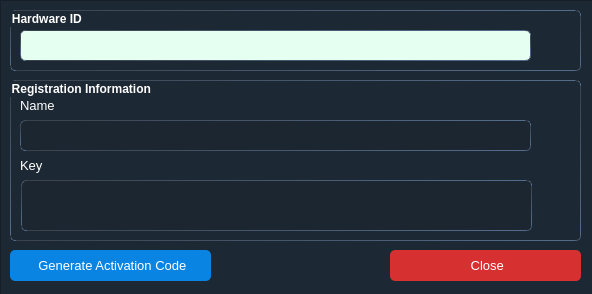
<?xml version="1.0" encoding="UTF-8"?>
<ui version="4.0">
 <class>MainWindow</class>
 <widget class="QMainWindow" name="MainWindow">
  <property name="geometry">
   <rect>
    <x>0</x>
    <y>0</y>
    <width>592</width>
    <height>294</height>
   </rect>
  </property>
  <property name="windowTitle">
   <string>Serial Key Generator | https://laroussigsm.net/</string>
  </property>
  <property name="windowIcon">
   <iconset resource="ico.qrc">
    <normaloff>:/newPrefix/Icons/password.png</normaloff>:/newPrefix/Icons/password.png</iconset>
  </property>
  <property name="styleSheet">
   <string notr="true"/>
  </property>
  <widget class="QWidget" name="centralwidget">
   <widget class="QFrame" name="Container">
    <property name="geometry">
     <rect>
      <x>0</x>
      <y>0</y>
      <width>671</width>
      <height>331</height>
     </rect>
    </property>
    <property name="styleSheet">
     <string notr="true">QFrame#Container{
background-color: rgb(28, 40, 51);
}

QLineEdit {
border:1px solid qlineargradient(spread:pad, x1:0, y1:0, x2:1, y2:1, stop:0 rgba(45, 45, 45, 255), stop:1 rgba(97, 130, 171, 255));
border-radius:5px;	
color: rgb(247, 247, 247);
padding-right:5px;
padding-left:5px;
background-color: rgb(27, 38, 49);
}

QGroupBox{
color: rgb(255, 255, 255);
border:1px solid qlineargradient(spread:pad, x1:0, y1:0, x2:1, y2:1, stop:0 rgba(45, 45, 45, 255), stop:1 rgba(97, 130, 171, 255));
border-radius:5px;
}

QTextEdit {

border:1px solid qlineargradient(spread:pad, x1:0, y1:0, x2:1, y2:1, stop:0 rgba(45, 45, 45, 255), stop:1 rgba(97, 130, 171, 255));
border-radius:5px;	
color: rgb(247, 247, 247);
padding-right:5px;
padding-left:5px;
background-color: rgb(27, 38, 49);
}

QLabel{
color: rgb(255, 255, 255);
}</string>
    </property>
    <property name="frameShape">
     <enum>QFrame::StyledPanel</enum>
    </property>
    <property name="frameShadow">
     <enum>QFrame::Raised</enum>
    </property>
    <widget class="QGroupBox" name="groupBox">
     <property name="geometry">
      <rect>
       <x>10</x>
       <y>10</y>
       <width>571</width>
       <height>61</height>
      </rect>
     </property>
     <property name="font">
      <font>
       <pointsize>9</pointsize>
       <bold>true</bold>
      </font>
     </property>
     <property name="styleSheet">
      <string notr="true">color: rgb(255, 255, 255);</string>
     </property>
     <property name="title">
      <string>Hardware ID </string>
     </property>
     <property name="flat">
      <bool>false</bool>
     </property>
     <property name="checkable">
      <bool>false</bool>
     </property>
     <widget class="QLineEdit" name="HID_lineEdit">
      <property name="geometry">
       <rect>
        <x>10</x>
        <y>20</y>
        <width>511</width>
        <height>31</height>
       </rect>
      </property>
      <property name="styleSheet">
       <string notr="true">background-color: rgb(229, 255, 241);
color: rgb(12, 12, 12);</string>
      </property>
      <property name="readOnly">
       <bool>true</bool>
      </property>
     </widget>
     <widget class="QPushButton" name="Copy_id_Btn">
      <property name="geometry">
       <rect>
        <x>530</x>
        <y>20</y>
        <width>31</width>
        <height>31</height>
       </rect>
      </property>
      <property name="styleSheet">
       <string notr="true">QPushButton{
  background-color: rgb(28, 40, 51);
  color: rgb(255, 255, 255);
  border-radius: 3px;
}
QPushButton::pressed{
	padding-left:2px;
	padding-top: 1px;
}</string>
      </property>
      <property name="text">
       <string/>
      </property>
      <property name="icon">
       <iconset resource="ico.qrc">
        <normaloff>:/newPrefix/Icons/files.png</normaloff>:/newPrefix/Icons/files.png</iconset>
      </property>
      <property name="iconSize">
       <size>
        <width>28</width>
        <height>28</height>
       </size>
      </property>
      <property name="flat">
       <bool>false</bool>
      </property>
     </widget>
    </widget>
    <widget class="QGroupBox" name="groupBox_2">
     <property name="geometry">
      <rect>
       <x>10</x>
       <y>80</y>
       <width>571</width>
       <height>161</height>
      </rect>
     </property>
     <property name="font">
      <font>
       <pointsize>9</pointsize>
       <bold>true</bold>
      </font>
     </property>
     <property name="styleSheet">
      <string notr="true"/>
     </property>
     <property name="title">
      <string>Registration Information </string>
     </property>
     <widget class="QLineEdit" name="Name_lineEdit">
      <property name="geometry">
       <rect>
        <x>10</x>
        <y>40</y>
        <width>511</width>
        <height>31</height>
       </rect>
      </property>
     </widget>
     <widget class="QLabel" name="label_3">
      <property name="geometry">
       <rect>
        <x>10</x>
        <y>15</y>
        <width>41</width>
        <height>21</height>
       </rect>
      </property>
      <property name="font">
       <font>
        <pointsize>10</pointsize>
        <bold>false</bold>
       </font>
      </property>
      <property name="styleSheet">
       <string notr="true"/>
      </property>
      <property name="text">
       <string>Name</string>
      </property>
     </widget>
     <widget class="QLabel" name="label_4">
      <property name="geometry">
       <rect>
        <x>10</x>
        <y>70</y>
        <width>31</width>
        <height>31</height>
       </rect>
      </property>
      <property name="font">
       <font>
        <pointsize>10</pointsize>
        <bold>false</bold>
       </font>
      </property>
      <property name="text">
       <string>Key</string>
      </property>
     </widget>
     <widget class="QTextEdit" name="Key_textEdit">
      <property name="geometry">
       <rect>
        <x>11</x>
        <y>100</y>
        <width>511</width>
        <height>51</height>
       </rect>
      </property>
     </widget>
     <widget class="QPushButton" name="Name_Paste_Btn">
      <property name="geometry">
       <rect>
        <x>530</x>
        <y>40</y>
        <width>31</width>
        <height>31</height>
       </rect>
      </property>
      <property name="styleSheet">
       <string notr="true">QPushButton{
  background-color: rgb(28, 40, 51);
  color: rgb(255, 255, 255);
  border-radius: 3px;
}
QPushButton::pressed{
	padding-left:2px;
	padding-top: 1px;
}</string>
      </property>
      <property name="text">
       <string/>
      </property>
      <property name="icon">
       <iconset resource="ico.qrc">
        <normaloff>:/newPrefix/Icons/paste.png</normaloff>:/newPrefix/Icons/paste.png</iconset>
      </property>
      <property name="iconSize">
       <size>
        <width>28</width>
        <height>28</height>
       </size>
      </property>
      <property name="flat">
       <bool>false</bool>
      </property>
     </widget>
     <widget class="QPushButton" name="Copy_Key_Btn">
      <property name="geometry">
       <rect>
        <x>530</x>
        <y>100</y>
        <width>31</width>
        <height>31</height>
       </rect>
      </property>
      <property name="styleSheet">
       <string notr="true">QPushButton{
  background-color: rgb(28, 40, 51);
  color: rgb(255, 255, 255);
  border-radius: 3px;
}
QPushButton::pressed{
	padding-left:2px;
	padding-top: 1px;
}</string>
      </property>
      <property name="text">
       <string/>
      </property>
      <property name="icon">
       <iconset resource="ico.qrc">
        <normaloff>:/newPrefix/Icons/files.png</normaloff>:/newPrefix/Icons/files.png</iconset>
      </property>
      <property name="iconSize">
       <size>
        <width>28</width>
        <height>28</height>
       </size>
      </property>
      <property name="flat">
       <bool>false</bool>
      </property>
     </widget>
    </widget>
    <widget class="QPushButton" name="Generate_Btn">
     <property name="geometry">
      <rect>
       <x>10</x>
       <y>250</y>
       <width>201</width>
       <height>31</height>
      </rect>
     </property>
     <property name="font">
      <font>
       <pointsize>10</pointsize>
       <bold>false</bold>
      </font>
     </property>
     <property name="styleSheet">
      <string notr="true">QPushButton{
  background-color: rgb(9, 132, 227);
  color: rgb(255, 255, 255);
  border-radius: 5px;
}
QPushButton::hover{
	background-color:rgb(85, 161, 227);
}
QPushButton::pressed{
	padding-left:2px;
	padding-top: 1px;
	background-color: rgb(223, 160, 5);
}</string>
     </property>
     <property name="text">
      <string> Generate Activation Code</string>
     </property>
     <property name="icon">
      <iconset resource="ico.qrc">
       <normaloff>:/newPrefix/Icons/key.png</normaloff>:/newPrefix/Icons/key.png</iconset>
     </property>
    </widget>
    <widget class="QPushButton" name="Close_Btn">
     <property name="geometry">
      <rect>
       <x>390</x>
       <y>250</y>
       <width>191</width>
       <height>31</height>
      </rect>
     </property>
     <property name="font">
      <font>
       <pointsize>10</pointsize>
       <bold>false</bold>
      </font>
     </property>
     <property name="styleSheet">
      <string notr="true">QPushButton{
  background-color: rgb(214, 48, 49);
  color: rgb(255, 255, 255);
  border-radius: 5px;
}
QPushButton::hover{
	background-color:rgb(209, 109, 114);
}
QPushButton::pressed{
	padding-left:2px;
	padding-top: 1px;
	background-color: rgb(223, 160, 5);
}</string>
     </property>
     <property name="text">
      <string> Close</string>
     </property>
    </widget>
   </widget>
  </widget>
 </widget>
 <resources>
  <include location="ico.qrc"/>
 </resources>
 <connections/>
</ui>
